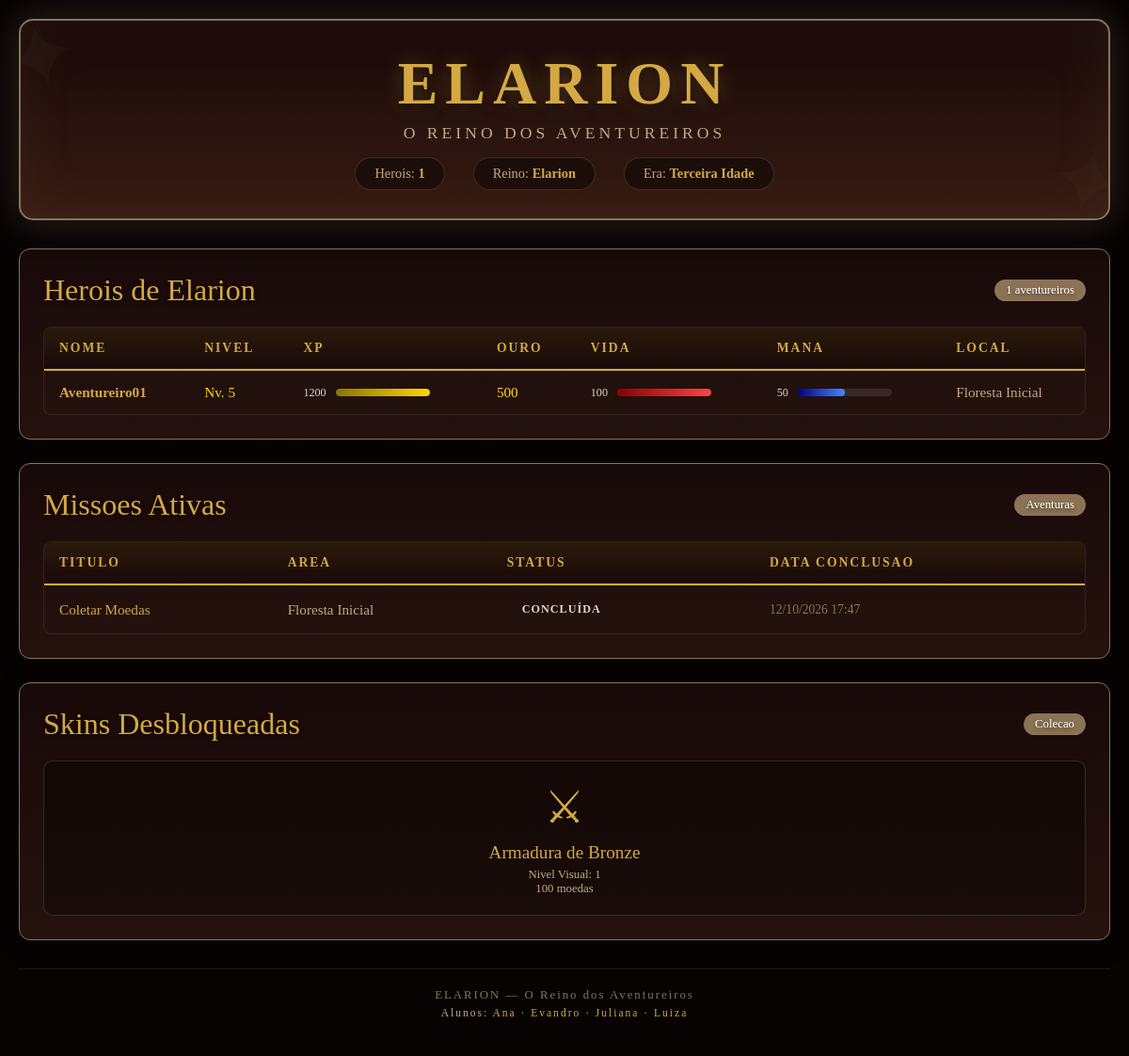
/crud/index.php, run on the app's committed database.
### tables this page shows
CREATE TABLE personagem (
    idPersonagem INT(11) PRIMARY KEY,
    idUsuario INT(11),
    nome VARCHAR(100),
    nivel INT(11),
    xp INT(11),
    ouro INT(11),
    vida INT(11),
    mana INT(11),
    localAtual VARCHAR(100)
);

CREATE TABLE area (
    idArea INT(11) PRIMARY KEY,
    nome VARCHAR(100),
    temaFinanceiro VARCHAR(100)
);

CREATE TABLE personagem_missao (
    idPersonagem INT(11),
    idMissao INT(11),
    status VARCHAR(50),
    dataConclusao TIMESTAMP,
    PRIMARY KEY (idPersonagem, idMissao),
    FOREIGN KEY (idPersonagem) REFERENCES personagem(idPersonagem),
    FOREIGN KEY (idMissao) REFERENCES missao(idMissao)
);

CREATE TABLE missao (
    idMissao INT(11) PRIMARY KEY,
    idArea INT(11),
    titulo VARCHAR(100),
    recompensa_ouro INT(11),
    recompensa_xp INT(11),
    FOREIGN KEY (idArea) REFERENCES area(idArea)
);

CREATE TABLE skin (
    idSkin INT(11) PRIMARY KEY,
    nome VARCHAR(100),
    requisito_moedas INT(11),
    requisito_missao_requisito_m VARCHAR(100),
    nivel_visual INT(11)
);

### crud/index.php (the view, shortened to what this page needs)
<?php
include 'conexao.php';
$sql = "SELECT p.nome AS personagem, p.nivel, p.ouro, p.xp, p.vida, p.mana, a.nome AS area_atual
        FROM personagem p
        JOIN area a ON p.localAtual = a.nome";
$result = $conn->query($sql);
$sql_total = "SELECT COUNT(*) as total FROM personagem";
$total_result = $conn->query($sql_total);
$total = $total_result->fetch_assoc()['total'];
?>
<!DOCTYPE html>
<html lang="pt-br">
<head>
    <link rel="stylesheet" href="style.css">
</head>
<body>
    <div class="container">
        <div class="header">
            <h1>ELARION</h1>
            <div class="subtitle">O Reino dos Aventureiros</div>
            <div class="info-bar">
                <div class="info-item">Herois: <span><?php echo $total; ?></span></div>
                <div class="info-item">Reino: <span>Elarion</span></div>
                <div class="info-item">Era: <span>Terceira Idade</span></div>
            </div>
        </div>
        <div class="section">
            <div class="section-title">
                Herois de Elarion
                <span class="badge"><?php echo $total; ?> aventureiros</span>
            </div>
            <div class="table-wrapper">
                <table>
                    <thead>
                        <tr>
                            <th>Nome</th>
                            <th>Nivel</th>
                            <th>XP</th>
                            <th>Ouro</th>
                            <th>Vida</th>
                            <th>Mana</th>
                            <th>Local</th>
                        </tr>
                    </thead>
                    <tbody>
                        <?php if ($result && $result->num_rows > 0): ?>
                            <?php while($row = $result->fetch_assoc()): ?>
                            <tr>
                                <td><strong style="color: #D4A843;"><?php echo $row['personagem']; ?></strong></td>
                                <td>
                                    <span style="color: #FFD700;">Nv. <?php echo $row['nivel']; ?></span>
                                </td>
                                <td>
                                    <div class="stat-bar">
                                        <span style="font-size:0.8em;"><?php echo $row['xp']; ?></span>
                                        <div class="bar-bg">
                                            <div class="bar-fill xp" style="width: <?php echo min(($row['xp'] / 1000) * 100, 100); ?>%;"></div>
                                        </div>
                                    </div>
                                </td>
                                <td style="color: #FFD700;"><?php echo $row['ouro']; ?></td>
                                <td>
                                    <div class="stat-bar">
                                        <span style="font-size:0.8em;"><?php echo $row['vida']; ?></span>
                                        <div class="bar-bg">
                                            <div class="bar-fill health" style="width: <?php echo $row['vida']; ?>%;"></div>
                                        </div>
                                    </div>
                                </td>
                                <td>
                                    <div class="stat-bar">
                                        <span style="font-size:0.8em;"><?php echo $row['mana']; ?></span>
                                        <div class="bar-bg">
                                            <div class="bar-fill mana" style="width: <?php echo $row['mana']; ?>%;"></div>
                                        </div>
                                    </div>
                                </td>
                                <td style="color: #C4A882;"><?php echo $row['area_atual']; ?></td>
                            </tr>
                            <?php endwhile; ?>
                        <?php endif; ?>
                    </tbody>
                </table>
            </div>
        </div>
        <div class="section">
            <div class="section-title">
                Missoes Ativas
                <span class="badge">Aventuras</span>
            </div>
            <div class="table-wrapper">
                <table>
                    <thead>
                        <tr>
                            <th>Titulo</th>
                            <th>Area</th>
                            <th>Status</th>
                            <th>Data Conclusao</th>
                        </tr>
                    </thead>
                    <tbody>
                        <?php
                        $sql_missoes = "SELECT m.titulo, pm.status, pm.dataConclusao, a.nome AS area
                                        FROM personagem_missao pm
                                        JOIN missao m ON pm.idMissao = m.idMissao
                                        JOIN area a ON m.idArea = a.idArea
                                        WHERE pm.idPersonagem = 1";
                        $result_missoes = $conn->query($sql_missoes);
                        ?>
                        <?php if ($result_missoes && $result_missoes->num_rows > 0): ?>
                            <?php while($row = $result_missoes->fetch_assoc()): ?>
                            <tr>
                                <td style="color: #D4A843;"><?php echo $row['titulo']; ?></td>
                                <td style="color: #C4A882;"><?php echo $row['area']; ?></td>
                                <td>
                                    <span class="status-badge <?php echo strtolower(str_replace(' ', '_', $row['status'])); ?>">
                                        <?php echo $row['status']; ?>
                                    </span>
                                </td>
                                <td style="color: #8B7355; font-size:0.85em;">
                                    <?php echo $row['dataConclusao'] ? date('d/m/Y H:i', strtotime($row['dataConclusao'])) : '—'; ?>
                                </td>
                            </tr>
                            <?php endwhile; ?>
                        <?php endif; ?>
                    </tbody>
                </table>
            </div>
        </div>
        <div class="section">
            <div class="section-title">
                Skins Desbloqueadas
                <span class="badge">Colecao</span>
            </div>
            <div class="skins-grid">
                <?php
                $sql_skins = "SELECT s.nome, s.nivel_visual, s.requisito_moedas
                               FROM personagem_skin ps
                               JOIN skin s ON ps.idSkin = s.idSkin
                               WHERE ps.idPersonagem = 1";
                $result_skins = $conn->query($sql_skins);
                ?>
                <?php if ($result_skins && $result_skins->num_rows > 0): ?>
                    <?php
                    $icons = ['⚔', '🛡', '🗡', '🏹', '🔮', '💎', '👑', '⭐'];
                    $i = 0;
                    while($row = $result_skins->fetch_assoc()):
                    ?>
                    <div class="skin-card">
                        <div class="skin-icon"><?php echo $icons[$i % count($icons)]; ?></div>
                        <div class="skin-name"><?php echo $row['nome']; ?></div>
                        <div class="skin-detail">Nivel Visual: <?php echo $row['nivel_visual']; ?></div>
                        <div class="skin-detail"><?php echo $row['requisito_moedas']; ?> moedas</div>
                    </div>
                    <?php
                    $i++;
                    endwhile;
                    ?>
                <?php else: ?>
                    <div style="grid-column: 1/-1; text-align: center; color: #8B7355; padding: 30px;">
                        Nenhuma skin desbloqueada
                    </div>
                <?php endif; ?>
            </div>
        </div>
        <div class="footer">
            <div>ELARION — O Reino dos Aventureiros</div>
            <div class="credits">
                Alunos: <span>Ana</span> · <span>Evandro</span> · <span>Juliana</span> · <span>Luiza</span>
            </div>
        </div>
    </div>
</body>
</html>

### data on the page
personagem: nome "Aventureiro01", nivel "5", xp "1200", ouro "500", vida "100", mana "50", area.nome "Floresta Inicial"
personagem_missao: idMissao.titulo "Coletar Moedas", area.nome "Floresta Inicial", status "CONCLUÍDA", dataConclusao "12/10/2026 17:47"
skin: icons "⚔", nome "Armadura de Bronze", nivel_visual "1", requisito_moedas "100"

### other printed values
$total "1"
